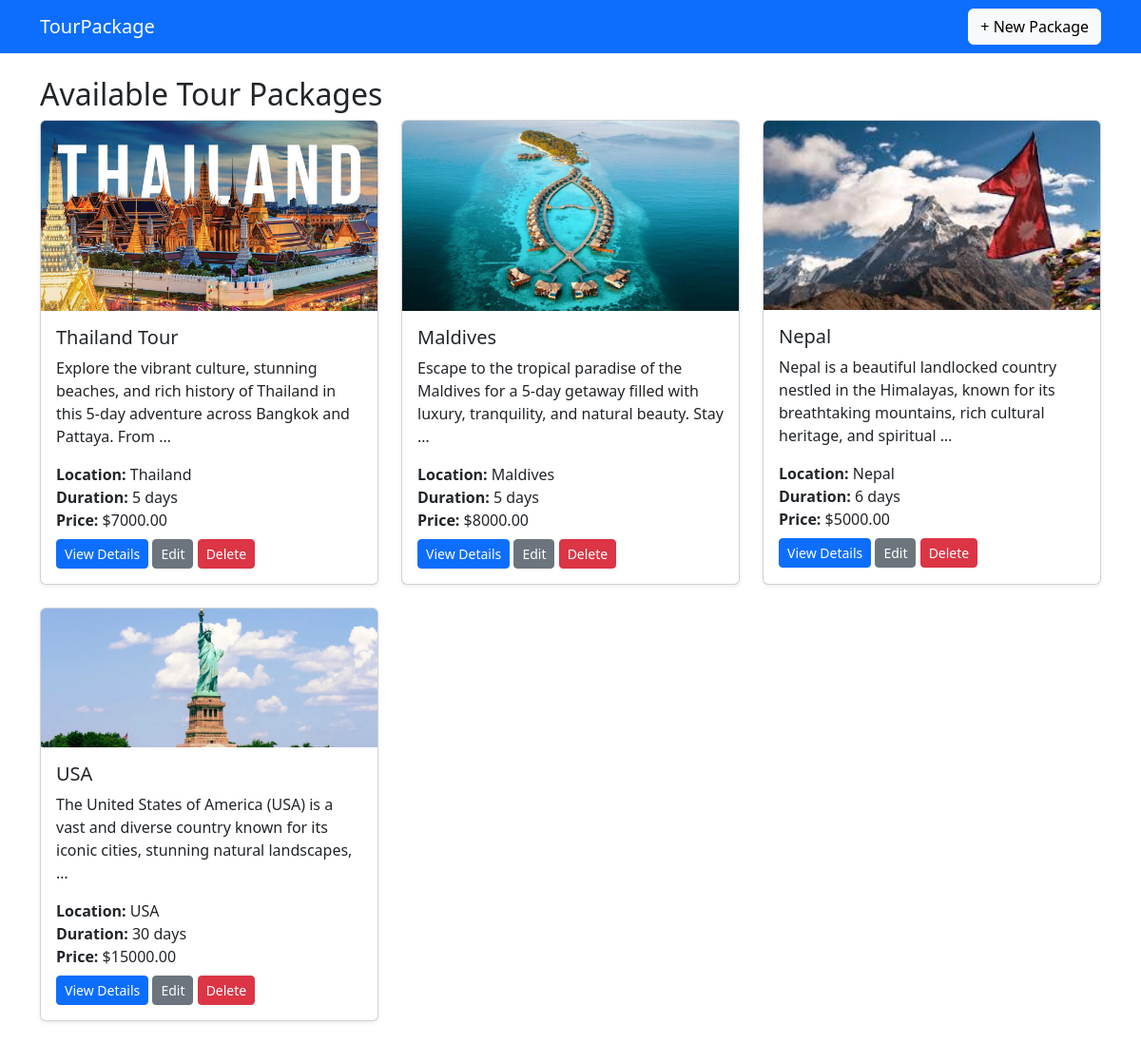
The page / on the database its author committed.
### tours/models.py (models this page shows, shortened)
class TourPackage(models.Model):
    title = models.CharField(max_length=255)
    description = models.TextField()
    price = models.DecimalField(max_digits=10, decimal_places=2)
    duration = models.PositiveIntegerField(help_text="Duration in days")
    location = models.CharField(max_length=255)
    featured_image = models.ImageField(upload_to='tour_images/', blank=True, null=True)

### tours/views.py (the view)
# urls.py: path('', views.tour_package_list, name='tour_package_list'),
def tour_package_list(request):
    packages = TourPackage.objects.all()
    return render(request, 'tours/tour_package_list.html', {'packages': packages})

### tours/templates/tours/tour_package_list.html (shortened to what this page needs)
<!DOCTYPE html>
<html lang="en">
<head>
</head>
<body>
    {% extends "tours/base.html" %}
{% block content %}
<h2>Available Tour Packages</h2>
<div class="row">
    {% for package in packages %}
    <div class="col-md-6 col-lg-4 mb-4">
        <div class="card h-100 shadow-sm">
            {% if package.featured_image %}
            <img src="{{ package.featured_image.url }}" class="card-img-top" alt="{{ package.title }}">
            {% endif %}
            <div class="card-body">
                <h5 class="card-title">{{ package.title }}</h5>
                <p class="card-text">{{ package.description|truncatewords:20 }}</p>
                <ul class="list-unstyled mb-2">
                    <li><strong>Location:</strong> {{ package.location }}</li>
                    <li><strong>Duration:</strong> {{ package.duration }} days</li>
                    <li><strong>Price:</strong> ${{ package.price }}</li>
                </ul>
                <a href="{% url 'tours:tour_package_detail' package.pk %}" class="btn btn-primary btn-sm">View Details</a>
                <a href="{% url 'tours:tour_package_update' package.pk %}" class="btn btn-secondary btn-sm">Edit</a>
                <a href="{% url 'tours:tour_package_delete' package.pk %}" class="btn btn-danger btn-sm">Delete</a>
            </div>
        </div>
    </div>
    {% endfor %}
</div>
{% endblock %}

### tours/templates/tours/base.html (shortened to what this page needs)
    {% load static %}
<!DOCTYPE html>
<html lang="en">
<head>
    <link href="https://cdn.jsdelivr.net/npm/bootstrap@5.3.0/dist/css/bootstrap.min.css" rel="stylesheet">
</head>
<body>
    <nav class="navbar navbar-expand-lg navbar-dark bg-primary">
        <div class="container">
            <a class="navbar-brand" href="{% url 'tours:tour_package_list' %}">TourPackage</a>
            <a class="btn btn-light ms-auto" href="{% url 'tours:tour_package_create' %}">+ New Package</a>
        </div>
    </nav>
    <div class="container mt-4">
        {% block content %}
        {% endblock %}
    </div>
</body>
</html>

### rows shown on the page
TourPackage: featured_image (picture), title "Thailand Tour", description "Explore the vibrant culture, stunning beaches, and rich history of Thailand in this 5-day adventure across Bangkok and Pattaya. From …", location "Thailand", duration "5", price "7000.00"
TourPackage: featured_image (picture), title "Maldives", description "Escape to the tropical paradise of the Maldives for a 5-day getaway filled with luxury, tranquility, and natural beauty. Stay …", location "Maldives", duration "5", price "8000.00"
TourPackage: featured_image (picture), title "Nepal", description "Nepal is a beautiful landlocked country nestled in the Himalayas, known for its breathtaking mountains, rich cultural heritage, and spiritual …", location "Nepal", duration "6", price "5000.00"
TourPackage: featured_image (picture), title "USA", description "The United States of America (USA) is a vast and diverse country known for its iconic cities, stunning natural landscapes, …", location "USA", duration "30", price "15000.00"
